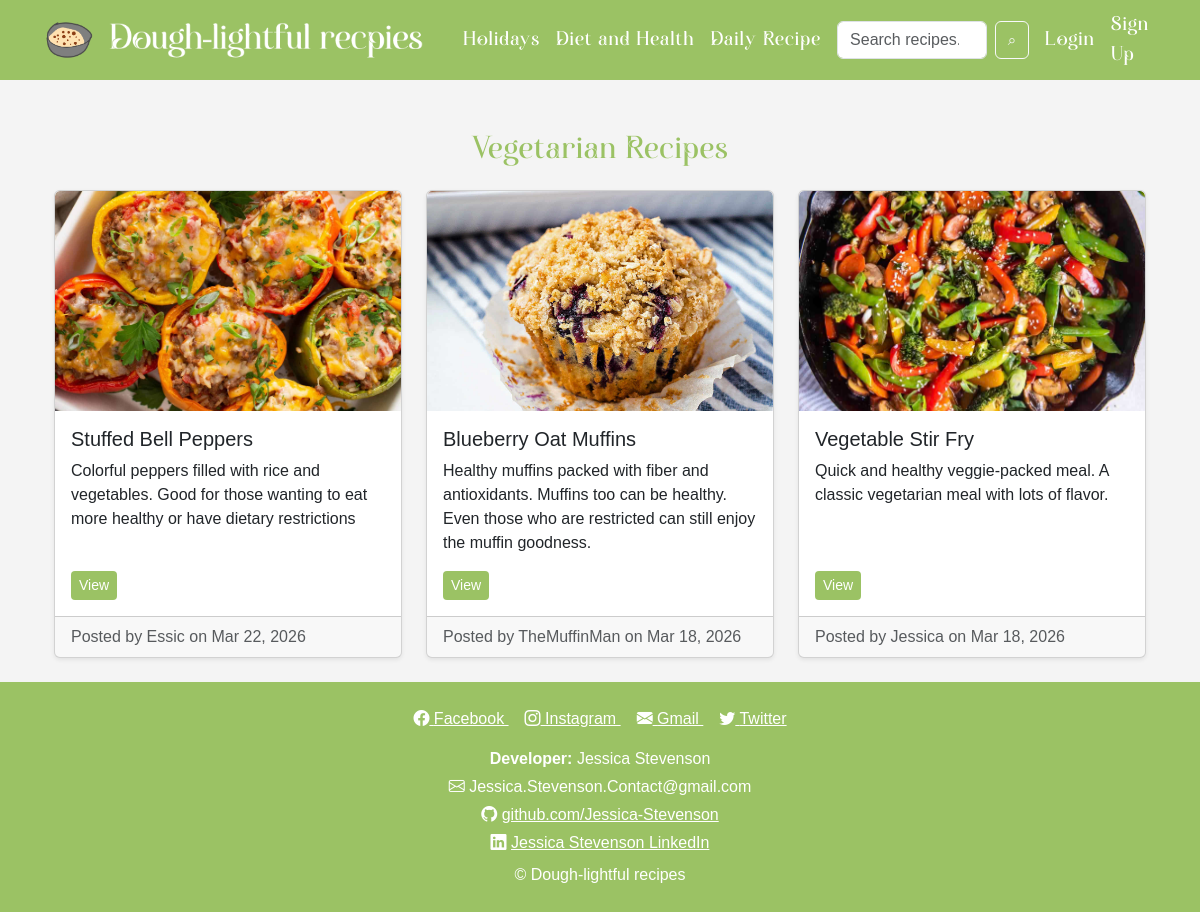
Screenshot of /health_diet/?subcategory=vegetarian with the database file from the repository.
### recipe/models.py (models this page shows, shortened)
class Recipe(models.Model):
    MAIN_CATEGORIES = [
        ('daily', 'Daily Recipes'),
        ('holiday', 'Holidays'),
        ('health', 'Diet & Health'),
    ]
    SUB_CATEGORIES = [
        ('breakfast', 'Breakfast'),
        ('lunch', 'Lunch'),
        ('dinner', 'Dinner'),
        ('dessert', 'Dessert'),
        ('drinks', 'Drinks'),
        ('new_years', "New Year's"),
        ('mothers_day', "Mother's Day"),
        ('keto', 'Keto'),
        ('vegetarian', 'Vegetarian'),
    ]
    user = models.ForeignKey(User, on_delete=models.CASCADE)
    title = models.CharField(max_length=200)
    description = models.TextField()
    ingredients = models.TextField()
    instructions = models.TextField()
    image = models.ImageField(upload_to='recipes/', blank=True, null=True)
    main_category = models.CharField(max_length=20, choices=MAIN_CATEGORIES)
    sub_category = models.CharField(max_length=20, choices=SUB_CATEGORIES, blank=True, null=True)
    created_at = models.DateTimeField(auto_now_add=True)

### recipe/views.py (the view)
# urls.py: path('health_diet/', views.health_diet_view, name='health_diet'),
def health_diet_view(request):
    subcat = request.GET.get('subcategory')
    recipes = Recipe.objects.filter(
        main_category='health',
        sub_category=subcat
    ).order_by('-created_at') if subcat else Recipe.objects.filter(main_category='health').order_by('-created_at')
    template_name = f'food/health/{subcat}.html' if subcat else 'food/health/all.html'
    return render(request, template_name, {'recipes': recipes})

### templates/food/health/vegetarian.html (shortened to what this page needs)
{% extends 'base.html' %}
{% load static %}
{% block content %}
<div class="container mt-4">
    <h2 class="mb-4 text-center heading">Vegetarian Recipes</h2>
    <div class="row row-cols-1 row-cols-md-3 g-4">
        {% for recipe in recipes %}
        <div class="col">
            <div class="card h-100 shadow-sm">
                {% if recipe.image %}
                <img src="{{ recipe.image.url }}" class="card-img-top" alt="{{ recipe.title }}">
                {% else %}
                <img src="{% static 'recipestatic/Le_Logo.png' %}" class="card-img-top" alt="{{ recipe.title }}">
                {% endif %}
                <div class="card-body d-flex flex-column">
                    <h5 class="card-title">{{ recipe.title }}</h5>
                    <p class="card-text">
                        {{ recipe.description }}
                    </p>
                    <div class="mt-auto d-flex gap-2 flex-wrap">
                        <a href="{% url 'recipe_detail' recipe.id %}"
                        class="btn btn-sm"
                        style="background-color:#9BC264; color:white; border:none;">
                            View
                        </a>
                    </div>
                </div>
                <div class="card-footer text-muted">
                    Posted by {{ recipe.user.username }} on {{ recipe.created_at|date:"M d, Y" }}
                </div>
            </div>
        </div>
        {% empty %}
        <p class="text-center">No vegetarian recipes yet.</p>
        {% endfor %}
    </div>
</div>
{% endblock %}

### recipe/static/recipestatic/style.css (style rules this page uses)
body { background-color: #f4f4f4; font-family: Arial, sans-serif; overflow-x: hidden; }
.heading { font-family: 'Auralyess', sans-serif; color: #9BC264; letter-spacing: 1px; }
.card-img-top { width:100%; height:220px; object-fit:cover; display:block; }
.card { overflow:hidden; }

### rows the page displays
Recipe: image (picture), title "Stuffed Bell Peppers", description "Colorful peppers filled with rice and vegetables. Good for those wanting to eat more healthy or have dietary restrictions", user.username "Essic", created_at "Mar 22, 2026"
Recipe: image (picture), title "Blueberry Oat Muffins", description "Healthy muffins packed with fiber and antioxidants. Muffins too can be healthy. Even those who are restricted can still enjoy the muffin goodness.", user.username "TheMuffinMan", created_at "Mar 18, 2026"
Recipe: image (picture), title "Vegetable Stir Fry", description "Quick and healthy veggie-packed meal. A classic vegetarian meal with lots of flavor.", user.username "Jessica", created_at "Mar 18, 2026"
